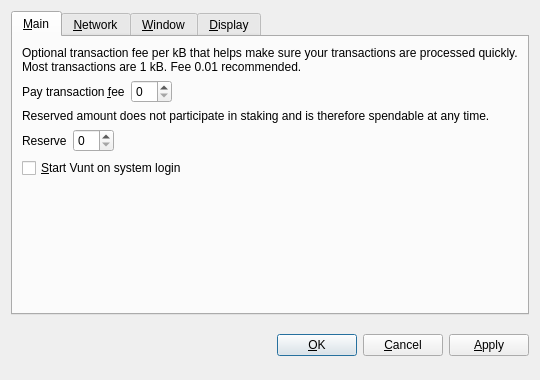
<?xml version="1.0" encoding="UTF-8"?>
<ui version="4.0">
 <class>OptionsDialog</class>
 <widget class="QDialog" name="OptionsDialog">
  <property name="geometry">
   <rect>
    <x>0</x>
    <y>0</y>
    <width>540</width>
    <height>380</height>
   </rect>
  </property>
  <property name="windowTitle">
   <string>Options</string>
  </property>
  <property name="modal">
   <bool>true</bool>
  </property>
  <layout class="QVBoxLayout" name="verticalLayout">
   <item>
    <widget class="QTabWidget" name="tabWidget">
     <property name="tabPosition">
      <enum>QTabWidget::North</enum>
     </property>
     <property name="currentIndex">
      <number>0</number>
     </property>
     <widget class="QWidget" name="tabMain">
      <attribute name="title">
       <string>&amp;Main</string>
      </attribute>
      <layout class="QVBoxLayout" name="verticalLayout_Main">
       <item>
        <widget class="QLabel" name="transactionFeeInfoLabel">
         <property name="text">
          <string>Optional transaction fee per kB that helps make sure your transactions are processed quickly. Most transactions are 1 kB. Fee 0.01 recommended.</string>
         </property>
         <property name="textFormat">
          <enum>Qt::PlainText</enum>
         </property>
         <property name="wordWrap">
          <bool>true</bool>
         </property>
        </widget>
       </item>
       <item>
        <layout class="QHBoxLayout" name="horizontalLayoutFee">
         <item>
          <widget class="QLabel" name="transactionFeeLabel">
           <property name="text">
            <string>Pay transaction &amp;fee</string>
           </property>
           <property name="textFormat">
            <enum>Qt::PlainText</enum>
           </property>
           <property name="buddy">
            <cstring>transactionFee</cstring>
           </property>
          </widget>
         </item>
         <item>
          <widget class="BitcoinAmountField" name="transactionFee"/>
         </item>
         <item>
          <spacer name="horizontalSpacerFee">
           <property name="orientation">
            <enum>Qt::Horizontal</enum>
           </property>
           <property name="sizeHint" stdset="0">
            <size>
             <width>40</width>
             <height>20</height>
            </size>
           </property>
          </spacer>
         </item>
        </layout>
       </item>
       <item>
        <widget class="QLabel" name="reserveBalanceInfoLabel">
         <property name="text">
          <string>Reserved amount does not participate in staking and is therefore spendable at any time.</string>
         </property>
         <property name="textFormat">
          <enum>Qt::PlainText</enum>
         </property>
         <property name="wordWrap">
          <bool>true</bool>
         </property>
        </widget>
       </item>
       <item>
        <layout class="QHBoxLayout" name="horizontalLayoutReserveBalance">
         <item>
          <widget class="QLabel" name="reserveBalanceLabel">
           <property name="text">
            <string>Reserve</string>
           </property>
           <property name="textFormat">
            <enum>Qt::PlainText</enum>
           </property>
           <property name="buddy">
            <cstring>reserveBalance</cstring>
           </property>
          </widget>
         </item>
         <item>
          <widget class="BitcoinAmountField" name="reserveBalance"/>
         </item>
         <item>
          <spacer name="horizontalSpacerReserveBalance">
           <property name="orientation">
            <enum>Qt::Horizontal</enum>
           </property>
           <property name="sizeHint" stdset="0">
            <size>
             <width>40</width>
             <height>20</height>
            </size>
           </property>
          </spacer>
         </item>
        </layout>
       </item>
       <item>
        <widget class="QCheckBox" name="bitcoinAtStartup">
         <property name="toolTip">
          <string>Automatically start Vunt after logging in to the system.</string>
         </property>
         <property name="text">
          <string>&amp;Start Vunt on system login</string>
         </property>
        </widget>
       </item>
       <item>
        <spacer name="verticalSpacer_Main">
         <property name="orientation">
          <enum>Qt::Vertical</enum>
         </property>
         <property name="sizeHint" stdset="0">
          <size>
           <width>20</width>
           <height>40</height>
          </size>
         </property>
        </spacer>
       </item>
      </layout>
     </widget>
     <widget class="QWidget" name="tabNetwork">
      <attribute name="title">
       <string>&amp;Network</string>
      </attribute>
      <layout class="QVBoxLayout" name="verticalLayout_Network">
       <item>
        <widget class="QCheckBox" name="mapPortUpnp">
         <property name="toolTip">
          <string>Automatically open the Vunt client port on the router. This only works when your router supports UPnP and it is enabled.</string>
         </property>
         <property name="text">
          <string>Map port using &amp;UPnP</string>
         </property>
        </widget>
       </item>
       <item>
        <widget class="QCheckBox" name="connectSocks">
         <property name="toolTip">
          <string>Connect to the Vunt network through a SOCKS5 proxy (e.g. when connecting through Tor).</string>
         </property>
         <property name="text">
          <string>&amp;Connect through SOCKS5 proxy:</string>
         </property>
        </widget>
       </item>
       <item>
        <layout class="QHBoxLayout" name="horizontalLayout_Network">
         <item>
          <widget class="QLabel" name="proxyIpLabel">
           <property name="text">
            <string>Proxy &amp;IP:</string>
           </property>
           <property name="textFormat">
            <enum>Qt::PlainText</enum>
           </property>
           <property name="buddy">
            <cstring>proxyIp</cstring>
           </property>
          </widget>
         </item>
         <item>
          <widget class="QValidatedLineEdit" name="proxyIp">
           <property name="maximumSize">
            <size>
             <width>140</width>
             <height>16777215</height>
            </size>
           </property>
           <property name="toolTip">
            <string>IP address of the proxy (e.g. 127.0.0.1)</string>
           </property>
          </widget>
         </item>
         <item>
          <widget class="QLabel" name="proxyPortLabel">
           <property name="text">
            <string>&amp;Port:</string>
           </property>
           <property name="textFormat">
            <enum>Qt::PlainText</enum>
           </property>
           <property name="buddy">
            <cstring>proxyPort</cstring>
           </property>
          </widget>
         </item>
         <item>
          <widget class="QLineEdit" name="proxyPort">
           <property name="maximumSize">
            <size>
             <width>55</width>
             <height>16777215</height>
            </size>
           </property>
           <property name="toolTip">
            <string>Port of the proxy (e.g. 9050)</string>
           </property>
          </widget>
         </item>
         <item>
          <spacer name="horizontalSpacer_Network">
           <property name="orientation">
            <enum>Qt::Horizontal</enum>
           </property>
           <property name="sizeHint" stdset="0">
            <size>
             <width>40</width>
             <height>20</height>
            </size>
           </property>
          </spacer>
         </item>
        </layout>
       </item>
       <item>
        <spacer name="verticalSpacer_Network">
         <property name="orientation">
          <enum>Qt::Vertical</enum>
         </property>
         <property name="sizeHint" stdset="0">
          <size>
           <width>20</width>
           <height>40</height>
          </size>
         </property>
        </spacer>
       </item>
      </layout>
     </widget>
     <widget class="QWidget" name="tabWindow">
      <attribute name="title">
       <string>&amp;Window</string>
      </attribute>
      <layout class="QVBoxLayout" name="verticalLayout_Window">
       <item>
        <widget class="QCheckBox" name="minimizeToTray">
         <property name="toolTip">
          <string>Show only a tray icon after minimizing the window.</string>
         </property>
         <property name="text">
          <string>&amp;Minimize to the tray instead of the taskbar</string>
         </property>
        </widget>
       </item>
       <item>
        <widget class="QCheckBox" name="minimizeOnClose">
         <property name="toolTip">
          <string>Minimize instead of exit the application when the window is closed. When this option is enabled, the application will be closed only after selecting Quit in the menu.</string>
         </property>
         <property name="text">
          <string>M&amp;inimize on close</string>
         </property>
        </widget>
       </item>
       <item>
        <spacer name="verticalSpacer_Window">
         <property name="orientation">
          <enum>Qt::Vertical</enum>
         </property>
         <property name="sizeHint" stdset="0">
          <size>
           <width>20</width>
           <height>40</height>
          </size>
         </property>
        </spacer>
       </item>
      </layout>
     </widget>
     <widget class="QWidget" name="tabDisplay">
      <attribute name="title">
       <string>&amp;Display</string>
      </attribute>
      <layout class="QVBoxLayout" name="verticalLayout_Display">
       <item>
        <layout class="QHBoxLayout" name="horizontalLayout_1_Display">
         <item>
          <widget class="QLabel" name="langLabel">
           <property name="text">
            <string>User Interface &amp;language:</string>
           </property>
           <property name="textFormat">
            <enum>Qt::PlainText</enum>
           </property>
           <property name="buddy">
            <cstring>lang</cstring>
           </property>
          </widget>
         </item>
         <item>
          <widget class="QValueComboBox" name="lang">
           <property name="toolTip">
            <string>The user interface language can be set here. This setting will take effect after restarting Vunt.</string>
           </property>
          </widget>
         </item>
        </layout>
       </item>
       <item>
        <layout class="QHBoxLayout" name="horizontalLayout_2_Display">
         <item>
          <widget class="QLabel" name="unitLabel">
           <property name="text">
            <string>&amp;Unit to show amounts in:</string>
           </property>
           <property name="textFormat">
            <enum>Qt::PlainText</enum>
           </property>
           <property name="buddy">
            <cstring>unit</cstring>
           </property>
          </widget>
         </item>
         <item>
          <widget class="QValueComboBox" name="unit">
           <property name="toolTip">
            <string>Choose the default subdivision unit to show in the interface and when sending coins.</string>
           </property>
          </widget>
         </item>
        </layout>
       </item>
       <item>
        <widget class="QCheckBox" name="coinControlFeatures">
         <property name="toolTip">
          <string>Whether to show coin control features or not.</string>
         </property>
         <property name="text">
          <string>Display coin &amp;control features (experts only!)</string>
         </property>
        </widget>
       </item>
       <item>
        <widget class="QCheckBox" name="minimizeCoinAge">
         <property name="toolTip">
          <string>Whether to select the coin outputs randomly or with minimal coin age.</string>
         </property>
         <property name="text">
          <string>Minimize weight consumption (experimental)</string>
         </property>
        </widget>
       </item>
       <item>
        <spacer name="verticalSpacer_Display">
         <property name="orientation">
          <enum>Qt::Vertical</enum>
         </property>
         <property name="sizeHint" stdset="0">
          <size>
           <width>20</width>
           <height>40</height>
          </size>
         </property>
        </spacer>
       </item>
      </layout>
     </widget>
    </widget>
   </item>
   <item>
    <layout class="QHBoxLayout" name="horizontalLayout_Buttons">
     <item>
      <spacer name="horizontalSpacer_1">
       <property name="orientation">
        <enum>Qt::Horizontal</enum>
       </property>
       <property name="sizeHint" stdset="0">
        <size>
         <width>40</width>
         <height>48</height>
        </size>
       </property>
      </spacer>
     </item>
     <item>
      <widget class="QLabel" name="statusLabel">
       <property name="font">
        <font>
         <weight>75</weight>
         <bold>true</bold>
        </font>
       </property>
       <property name="text">
        <string/>
       </property>
       <property name="textFormat">
        <enum>Qt::PlainText</enum>
       </property>
       <property name="wordWrap">
        <bool>true</bool>
       </property>
      </widget>
     </item>
     <item>
      <spacer name="horizontalSpacer_2">
       <property name="orientation">
        <enum>Qt::Horizontal</enum>
       </property>
       <property name="sizeHint" stdset="0">
        <size>
         <width>40</width>
         <height>48</height>
        </size>
       </property>
      </spacer>
     </item>
     <item>
      <widget class="QPushButton" name="okButton">
       <property name="text">
        <string>&amp;OK</string>
       </property>
      </widget>
     </item>
     <item>
      <widget class="QPushButton" name="cancelButton">
       <property name="text">
        <string>&amp;Cancel</string>
       </property>
       <property name="autoDefault">
        <bool>false</bool>
       </property>
      </widget>
     </item>
     <item>
      <widget class="QPushButton" name="applyButton">
       <property name="text">
        <string>&amp;Apply</string>
       </property>
       <property name="autoDefault">
        <bool>false</bool>
       </property>
      </widget>
     </item>
    </layout>
   </item>
  </layout>
 </widget>
 <customwidgets>
  <customwidget>
   <class>QValidatedLineEdit</class>
   <extends>QLineEdit</extends>
   <header>qvalidatedlineedit.h</header>
  </customwidget>
  <customwidget>
   <class>BitcoinAmountField</class>
   <extends>QSpinBox</extends>
   <header>bitcoinamountfield.h</header>
  </customwidget>
  <customwidget>
   <class>QValueComboBox</class>
   <extends>QComboBox</extends>
   <header>qvaluecombobox.h</header>
  </customwidget>
 </customwidgets>
 <resources/>
 <connections/>
</ui>
